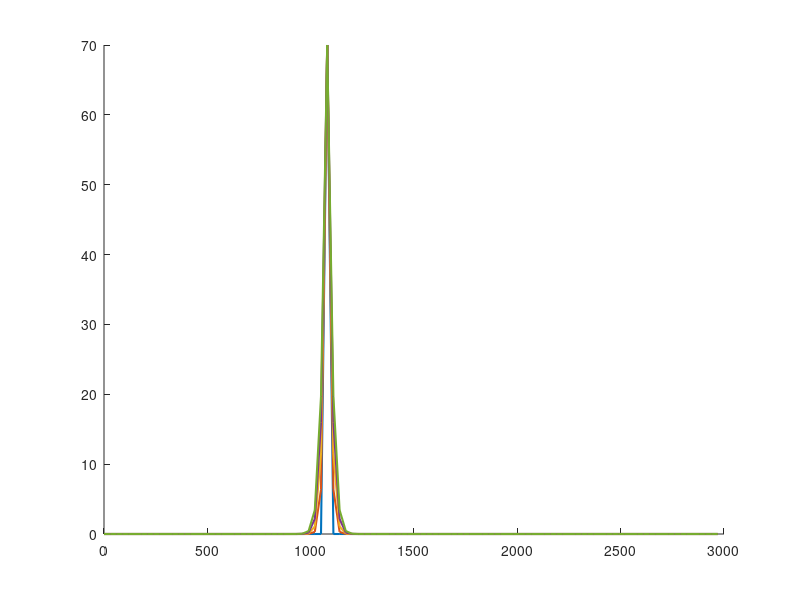

Recreate this plot in MATLAB. (Note: this script raises an error after producing the figure.)

clear; clc; close all;

NIM = [0, 8, 7]; % NIM 087

L = 3000;
dx = 30;
T_total = 7200;
dt = 6;
G = 0.05;
z = NIM(3);         % Digit terakhir NIM

Source_Konsentarsi = 10 * z;      
Source_Grid = 30 + z;       


imax = round(L / dx);
nmax = round(T_total / dt);

C = zeros(nmax, imax); 

alpha = (G * dt) / (dx^2);

fprintf('Nilai Alpha: %.4f (Stabil jika <= 0.5)\n', alpha);

for n = 1 : nmax - 1
    C(n, Source_Grid) = Source_Konsentarsi; 
    
    for i = 2 : imax - 1
        C(n+1, i) = C(n, i) + alpha * (C(n, i+1) - 2 * C(n, i) + C(n, i-1));
    end
    
    C(n+1, 1) = 0;      
    C(n+1, imax) = 0;
    C(n+1, Source_Grid) = Source_Konsentarsi;
end

x_vec = 0:dx:(imax-1)*dx;
t_vec = 0:dt:(nmax-1)*dt;

figure(1);
hold on;
plot_times = round(linspace(1, nmax, 5));
labels_time = {};

for k = 1:length(plot_times)
    t_idx = plot_times(k);
    plot(x_vec, C(t_idx, :), 'LineWidth', 1.5);
    labels_time{k} = sprintf('t = %.0f s', t_vec(t_idx));
end
title(['Skenario 1: Konsentrasi Polutan terhadap Ruang (G=', num2str(G), ')'], ["Feby Syarief A-0087-Ose C"]);
xlabel('Jarak (meter)');
ylabel('Konsentrasi (mg/l)');
legend(labels_time);
grid on;
hold off;

target_grids = [Source_Grid, Source_Grid+5, Source_Grid+10, Source_Grid+20, Source_Grid+40];
target_grids = target_grids(target_grids < imax);

figure(2);
hold on;
labels_grid = {};
for k = 1:length(target_grids)
    g_idx = target_grids(k);
    plot(t_vec, C(:, g_idx), 'LineWidth', 1.5);
    labels_grid{k} = sprintf('Grid %d (x=%.0fm)', g_idx, x_vec(g_idx));
end
title(['Skenario 1: Konsentrasi Polutan terhadap Waktu'], ["Feby Syarief A-0087-Ose C"]);
xlabel('Waktu (detik)');
ylabel('Konsentrasi (mg/l)');
legend(labels_grid, 'Location', 'Southeast');
grid on;
hold off;
